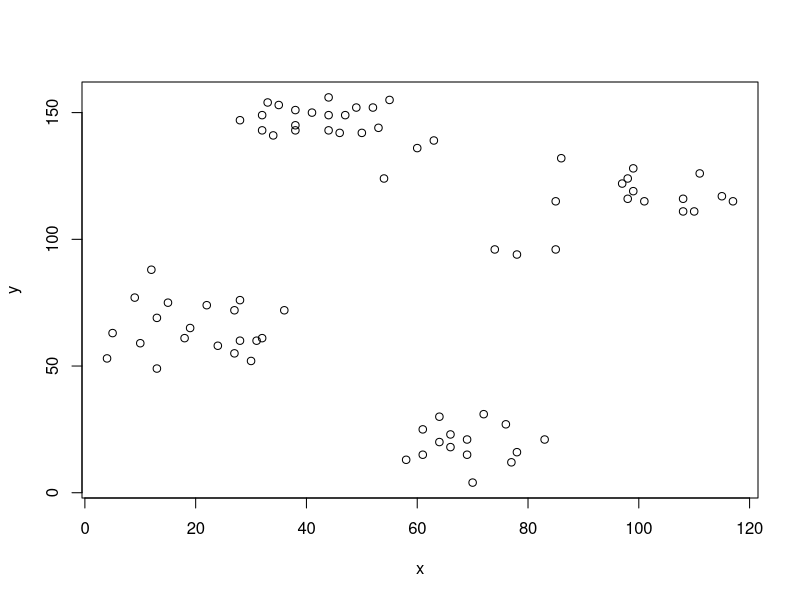

Write R code to recreate this figure.
### k-means assignment Nathan Mahler INFO 4130
install.packages("cluster")
library(cluster)
head(ruspini)
tail(ruspini)
plot(ruspini)
kmeans(ruspini,3,nstart = 25)
km4 <- kmeans(ruspini,4,nstart = 25)
#natural clusters with heuristic elbow plot
